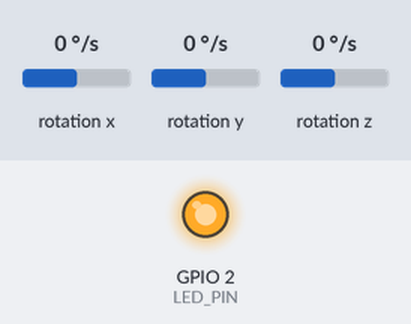
Simulated run of this sketch. Board: ESP32. On the bench: output pins drawn as LEDs (lit = HIGH). Wiring (inferred from the names in the program): MPU-6050 motion sensor at I2C address 0x68. Inputs (shaded band) come from the test bench; at power-on: rotation x 0 °/s, rotation y 0 °/s, rotation z 0 °/s. What the sketch prints to the serial monitor is not drawn.

Above: at 1.0 s.
At 3.1 s:
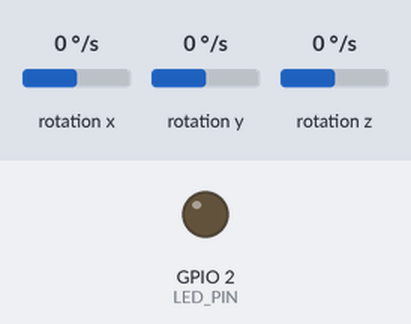
Timing chart, 0 to 4.6 s (numbered marks = the images above):
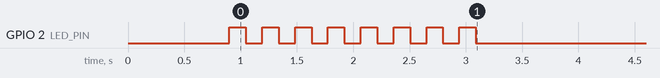

The sketch:

Mouse_RTOS.ino
```cpp
// =====================================================
//  MPU6050 AIR MOUSE  -  NEW VERSION (FreeRTOS)
// =====================================================
// Two tasks:
//   mouseTask  - HIGH priority, wakes exactly every 10 ms
//   heavyTask  - LOW priority, does the same 30 ms heavy job
// Both run on the SAME core (core 1) on purpose:
// the mouse stays smooth because the scheduler pauses the
// heavy job whenever the mouse task needs to run.
// Compare with Mouse_Old: same jobs, same settings.

#include <Wire.h>

// ---------------- SETTINGS (same in both versions) ----------------
#define SDA_PIN    21
#define SCL_PIN    22
#define BUTTON_PIN 0        // BOOT button on the ESP32 = fire
#define LED_PIN    2        // lights up while firing

const float COUNTS_PER_DEG = 25.0;  // movement units per degree turned
const float DEADZONE_DPS   = 2.0;   // ignore tiny hand shake / drift
// Speed, direction and which axis is up/down are set in the game.

const unsigned long MOUSE_PERIOD_US = 10000;  // send mouse data every 10 ms
const unsigned long HEAVY_PERIOD_MS = 100;    // heavy job every 100 ms
const unsigned long HEAVY_JOB_US    = 30000;  // heavy job takes 30 ms

// ---------------- MPU6050 ----------------
// Lessons from the workshop:
// - Do NOT reject the sensor by its WHO_AM_I id. Clone chips report other ids.
// - Just check that 0x68 (or 0x69) answers, then use it.
byte  mpuAddr = 0;
float gyroBias[3] = {0, 0, 0};
unsigned long readErrors = 0;
float acc[3] = {0, 0, 0};

void mpuWrite(byte reg, byte value) {
  Wire.beginTransmission(mpuAddr);
  Wire.write(reg);
  Wire.write(value);
  Wire.endTransmission();
}

bool mpuFind() {
  const byte addresses[] = {0x68, 0x69};
  for (byte a : addresses) {
    Wire.beginTransmission(a);
    if (Wire.endTransmission() == 0) { mpuAddr = a; return true; }
  }
  return false;
}

byte mpuWhoAmI() {                 // for information only
  Wire.beginTransmission(mpuAddr);
  Wire.write(0x75);
  if (Wire.endTransmission(false) != 0) return 0;
  if (Wire.requestFrom((int)mpuAddr, 1) != 1) return 0;
  return Wire.read();
}

bool mpuReadGyroRaw(float g[3]) {  // degrees per second, no bias removed
  Wire.beginTransmission(mpuAddr);
  Wire.write(0x43);
  if (Wire.endTransmission(false) != 0) return false;
  if (Wire.requestFrom((int)mpuAddr, 6) != 6) return false;
  for (int i = 0; i < 3; i++) {
    byte hi = Wire.read();         // read high byte first, then low byte
    byte lo = Wire.read();
    g[i] = (int16_t)((hi << 8) | lo) / 65.5;   // +/-500 deg/s range
  }
  return true;
}

bool mpuReadGyro(float g[3]) {
  if (!mpuReadGyroRaw(g)) return false;
  for (int i = 0; i < 3; i++) g[i] -= gyroBias[i];
  return true;
}

void mpuSetup() {
  Wire.begin(SDA_PIN, SCL_PIN);
  Wire.setClock(100000);           // 100 kHz is safest with jumper wires

  if (!mpuFind()) {
    Serial.println("# MPU6050 NOT FOUND. Check VCC-3V3, GND-GND, SDA-21, SCL-22.");
    while (true) { digitalWrite(LED_PIN, !digitalRead(LED_PIN)); delay(150); }
  }
  Serial.printf("# MPU found at 0x%02X, WHO_AM_I=0x%02X (any value is OK)\n", mpuAddr, mpuWhoAmI());

  mpuWrite(0x6B, 0x80); delay(100); // reset
  mpuWrite(0x6B, 0x01); delay(50);  // wake up, use gyro clock
  mpuWrite(0x1A, 0x03);             // low pass filter ~44 Hz (smooth)
  mpuWrite(0x1B, 0x08);             // gyro +/-500 deg/s (fast flicks)
  mpuWrite(0x1C, 0x00);             // accel +/-2 g
  delay(100);

  Serial.println("# Calibrating, keep the sensor still...");
  const int samples = 400;
  int good = 0;
  float sum[3] = {0, 0, 0}, g[3];
  for (int i = 0; i < samples; i++) {
    if (mpuReadGyroRaw(g)) { for (int k = 0; k < 3; k++) sum[k] += g[k]; good++; }
    digitalWrite(LED_PIN, (i / 25) % 2);
    delay(5);
  }
  if (good > 0) for (int k = 0; k < 3; k++) gyroBias[k] = sum[k] / good;
  digitalWrite(LED_PIN, LOW);
  Serial.println("# Calibration done.");
}

// ---------------- MOUSE ----------------
// Sends one line per update:  M,x,y,z,fire,gap_us
// x,y,z = how much the board turned around each axis since the last line.
// gap_us = time since the previous update. Steady 10000 = smooth.
void mouseStep(float dt, unsigned long gapUs) {
  float g[3];
  if (!mpuReadGyro(g)) { readErrors++; return; }

  int turn[3];
  for (int i = 0; i < 3; i++) {
    float rate = g[i];
    if (fabs(rate) < DEADZONE_DPS) rate = 0;
    acc[i] += rate * dt * COUNTS_PER_DEG;
    turn[i] = (int)acc[i];
    acc[i] -= turn[i];
  }

  bool fire = digitalRead(BUTTON_PIN) == LOW;
  digitalWrite(LED_PIN, fire);
  Serial.printf("M,%d,%d,%d,%d,%lu\n", turn[0], turn[1], turn[2], fire ? 1 : 0, gapUs);
}

void statusLine(const char* version) {   // once per second
  static unsigned long last = 0;
  if (millis() - last < 1000) return;
  last = millis();
  Serial.printf("#V,%s,errors=%lu\n", version, readErrors);
}

// The "heavy job" stands for real work: Wi-Fi, a display, logging, etc.
void heavyJob() {
  unsigned long start = micros();
  volatile float x = 0;
  while (micros() - start < HEAVY_JOB_US) x = x + sqrtf(x + 1.0f);
}

// ---------------- TASKS ----------------
void mouseTask(void* param) {
  TickType_t lastWake = xTaskGetTickCount();
  unsigned long lastUs = micros();
  for (;;) {
    vTaskDelayUntil(&lastWake, pdMS_TO_TICKS(MOUSE_PERIOD_US / 1000));
    unsigned long now = micros();
    unsigned long gap = now - lastUs;
    lastUs = now;
    mouseStep(gap / 1000000.0, gap);
    statusLine("RTOS");
  }
}

void heavyTask(void* param) {
  for (;;) {
    heavyJob();                                          // 30 ms of work
    vTaskDelay(pdMS_TO_TICKS(HEAVY_PERIOD_MS - HEAVY_JOB_US / 1000));
  }
}

// ---------------- MAIN ----------------
void setup() {
  Serial.begin(115200);
  pinMode(LED_PIN, OUTPUT);
  pinMode(BUTTON_PIN, INPUT_PULLUP);
  delay(500);
  Serial.println("# Air mouse - NEW version (FreeRTOS)");
  mpuSetup();

  xTaskCreatePinnedToCore(mouseTask, "mouse", 4096, NULL, 3, NULL, 1);
  xTaskCreatePinnedToCore(heavyTask, "heavy", 4096, NULL, 1, NULL, 1);
}

void loop() {
  vTaskDelete(NULL);   // loop() is not used; the tasks do the work
}
```
